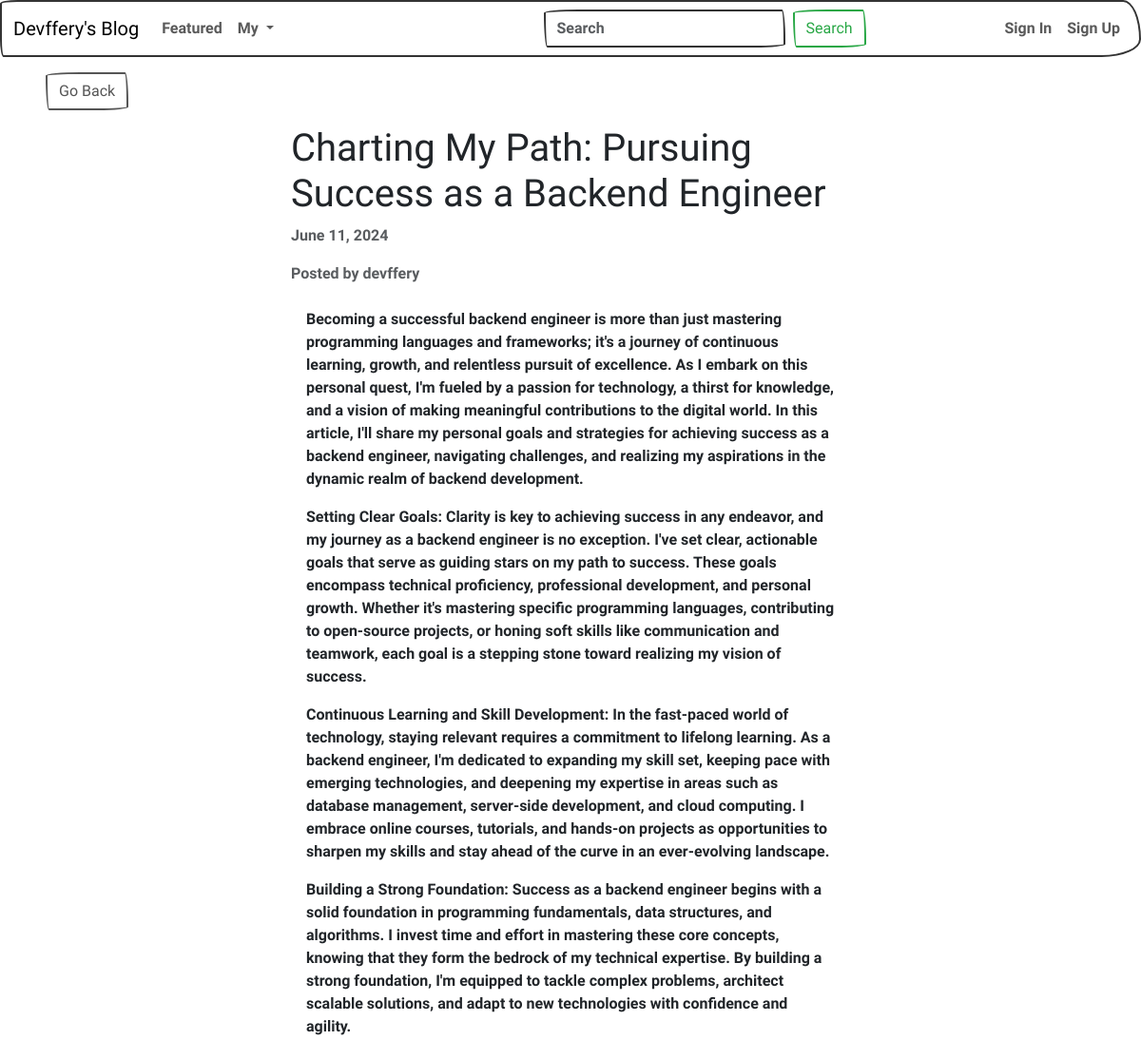
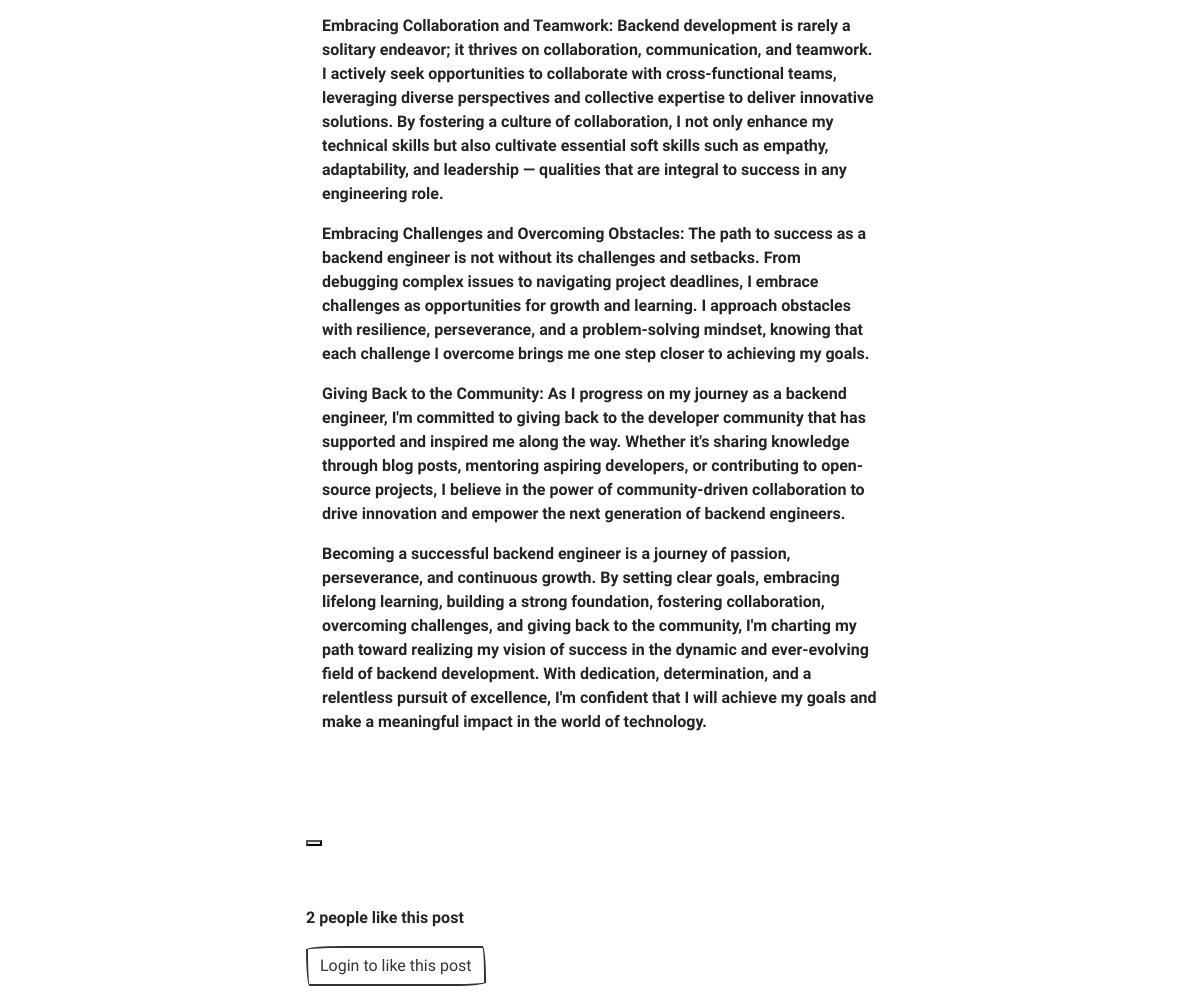
Page /4/ on the committed database (2 pictures, top to bottom).
### blog/models.py (models this page shows)
class Article(models.Model):
    title = models.CharField(max_length=255)
    content = HTMLField()
    date = models.DateField(auto_now_add=True)
    author = models.ForeignKey(User, on_delete=models.CASCADE)
    featured = models.BooleanField(default=False)
    likes = models.ManyToManyField(User, related_name='likes', blank=True)

### blog/views.py (the view)
# urls.py: path('<int:pk>/', DetailArticleView.as_view(), name='detail_article' ),
class DetailArticleView(DetailView):
    model = Article
    template_name = 'blog/blog_post.html'
    def get_context_data(self,*args, **kwargs):
        context = super(DetailArticleView, self).get_context_data(*args, **kwargs)
        context['liked_by_user'] = False
        article = Article.objects.get(id=self.kwargs.get('pk'))
        if article.likes.filter(pk=self.request.user.id).exists():
            context['liked_by_user'] = True
        return context

### blog/templates/blog/blog_post.html (shortened to what this page needs)
{% extends 'blog/base.html' %}
{% block content %}
    <div class="row">
        <div class="col-md-4 col-12 mx-md-5 mx-2 mt-md-3 my-3">
            <a class="btn btn-outline-secondary" href="{% url 'index' %}">Go Back</a>
        </div>
    </div>
    <div class="row">
        <div class="col-md-6 col-11 mx-md-auto mb-3 pb-2 mx-3">
            <h1> {{ object.title }}</h1>
            <p class="text-muted">{{ object.date }}</p>
            <p class="text-muted">Posted by {{ object.author.username }}</p>
            <div class="my-3">
                {{ object.content|safe }}
            </div>
        </div>
    </div>
    <div class="row my-3">
        <div class="col-md-6 col-12 mx-md-auto mx-3">
            {% if object.likes.count == 1 %}
                <p>{{ object.likes.count }} person likes this post</p>
            {% else %}
                <p>{{ object.likes.count }} people like this post</p>
            {% endif %}
            {% if request.user.is_authenticated %}
                {% if liked_by_user %}
                    <form method="POST" action="{% url 'like_article' object.id %}">
                        {% csrf_token %}
                        <button class="btn btn-outline-primary"><ion-icon name="heart-dislike-outline"></ion-icon> Unlike this post</button>
                    </form>
                {% else %}
                    <form method="POST" action="{% url 'like_article' object.id %}">
                        {% csrf_token %}
                        <button class="btn btn-outline-primary"><ion-icon name="heart-outline"></ion-icon> Like this post</button>
                    </form>
                {% endif %}
            {% else %}
                <button class="btn btn-outline-primary" href="{% url 'login' %}" >Login to like this post</button>
            {% endif %}
        </div>
    </div>
{% endblock content %}

### rows in the picture
Article: title "Charting My Path: Pursuing Success as a Backend Engineer", date "June 11, 2024", author.username "devffery", content "Becoming a successful backend engineer is more than just mastering programming languages and frameworks; it's a journey of continuous learning, growth, and relentless pursuit of excellence. As I embark on this personal quest, I'm fueled by a passion for technology, a thirst for knowledge, and a vision of making meaningful contributions to the digital world. In this article, I'll share my personal goals and strategies for achieving success as a backend engineer, navigating challenges, and realizing my aspirations in the dynamic realm of backend development. Setting Clear Goals: Clarity is key to achieving success in any endeavor, and my journey as a backend engineer is no exception. I've set…", likes.count "2"
